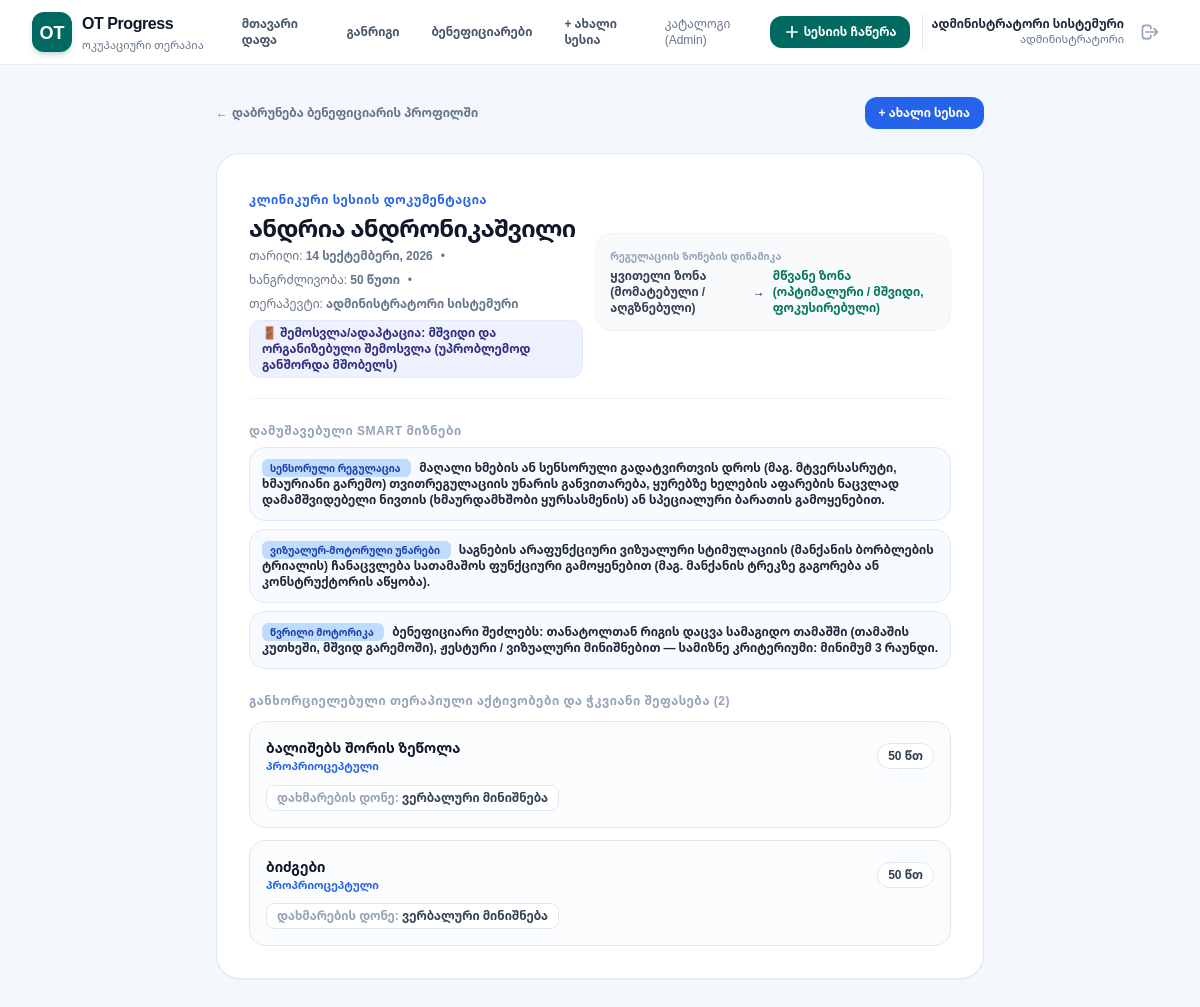
Before: /sessions/13/ (signed in) with the older database file.
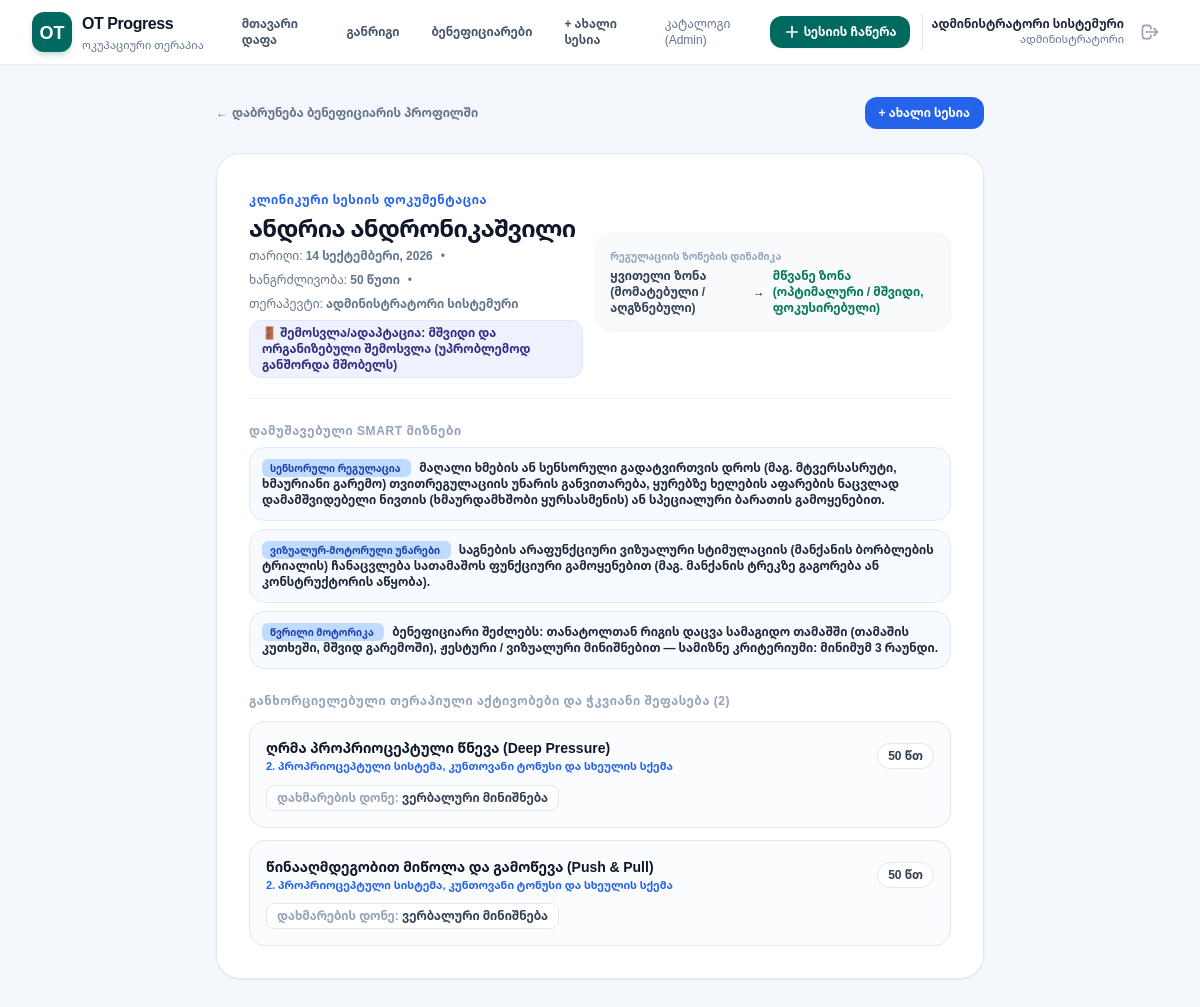
After: the same page with the newer database file.
### core/models.py (models this page shows, shortened)
class SessionSensoryActivity(models.Model):
    INTENSITY_CHOICES = [
        ("low", "მსუბუქი / დაბალი"),
        ("medium", "ზომიერი / საშუალო"),
        ("high", "მაღალი დატვირთვა"),
    ]
    ASSISTANCE_CHOICES = [
        ("independent", "დამოუკიდებლად (100%)"),
        ("environmental", "გარემოს ადაპტაცია / ვიზუალური სქემა"),
        ("verbal", "ვერბალური მინიშნება"),
        ("gestural_modeling", "ჟესტური მინიშნება / მოდელირება (ჩვენება)"),
        ("minimal", "მცირე ფიზიკური დახმარება"),
        ("moderate", "ნაწილობრივი ფიზიკური დახმარება"),
        ("maximal", "დიდი ფიზიკური დახმარება (Hand-over-hand)"),
        ("full", "სრული ფიზიკური მართვა"),
    ]
    ACTIVITY_START_CHOICES = [
        ("independent", "თვითონ იწყებს (დამოუკიდებლად)"),
        ("cue", "ვიზუალური/ვერბალური მინიშნებით"),
        ("assisted", "საჭიროებს ფიზიკურ ბიძგს"),
    ]
    DIRECTION_CHOICES = [
        ("none", "არ გამოიყენება"),
        ("forward", "წინ-უკან (სწორხაზოვანი)"),
        ("backward", "უკან"),
        ("left", "გვერდითი (ლატერალური)"),
        ("right", "მარჯვნივ"),
        ("up", "ვერტიკალური (ზემოთ-ქვემოთ)"),
        ("down", "ქვემოთ"),
        ("circular", "როტაციული (წრიული)"),
        ("various", "მულტი-მიმართულებითი"),
    ]
    SPEED_CHOICES = [
        ("none", "არ გამოიყენება"),
        ("slow", "ნელი და რიტმული (დამამშვიდებელი)"),
        ("medium", "ზომიერი ტემპი"),
        ("fast", "ცვალებადი / სწრაფი (მასტიმულირებელი)"),
    ]
    INTEROCEPTION_CHOICES = [
        ("none", "არ გამოიყენება"),
        ("self_expressed", "დამოუკიდებლად გამოხატა/დაასახელა"),
        ("cued_recognized", "თერაპევტის მინიშნების შემდეგ ამოიცნო"),
        ("observed", "მხოლოდ თერაპევტმა შეამჩნია გარეგანი ნიშნებით"),
    ]
    session = models.ForeignKey(
        Session,
        on_delete=models.CASCADE,
        related_name="sensory_activities",
        verbose_name="სესია"
    )
    sensory_activity = models.ForeignKey(
        SensoryActivity,
        on_delete=models.CASCADE,
        related_name="session_activities",
        verbose_name="სენსორული აქტივობა"
    )
    duration_minutes = models.PositiveIntegerField(default=10, verbose_name="ხანგრძლივობა (წთ)")
    intensity = models.CharField(
        max_length=20,
        choices=INTENSITY_CHOICES,
        default="medium",
        verbose_name="ინტენსივობა"
    )
    repetition_count = models.PositiveIntegerField(default=1, verbose_name="გამეორება")
    assistance_level = models.CharField(
        max_length=30,
        choices=ASSISTANCE_CHOICES,
        default="verbal",
        verbose_name="დახმარების დონე"
    )
    activity_start = models.CharField(
        max_length=20,
        choices=ACTIVITY_START_CHOICES,
        default="cue",
        verbose_name="აქტივობის დაწყება"
    )
    movement_direction = models.CharField(
        max_length=20,
        choices=DIRECTION_CHOICES,
        default="none",
        verbose_name="მოძრაობის მიმართულება"
    )
    speed = models.CharField(
        max_length=20,
        choices=SPEED_CHOICES,
        default="none",
        verbose_name="სიჩქარე"
    )
    interoception_mode = models.CharField(
        max_length=25,
        choices=INTEROCEPTION_CHOICES,
        default="none",
        verbose_name="ინტერცეპციის ფიქსაცია"
    )
    evaluation_data = models.JSONField(
        default=dict,
        blank=True,
        verbose_name="ჭკვიანი შეფასების პარამეტრები"
    )
    responses = models.ManyToManyField(
        SensoryResponse,
        blank=True,
        related_name="session_activities",
        verbose_name="ბავშვის რეაქციები"
    )
    notes = models.CharField(max_length=255, blank=True, verbose_name="შენიშვნა")
    class Meta:
        verbose_name = "სესიის აქტივობა"
        verbose_name_plural = "სესიის აქტივობები"
    @property
    def smart_badges(self):
        if not self.evaluation_data or not isinstance(self.evaluation_data, dict):
            return []

class SensoryActivity(models.Model):
    sensory_system = models.ForeignKey(
        SensorySystem,
        on_delete=models.CASCADE,
        related_name="activities",
        verbose_name="სენსორული სისტემა"
    )
    name = models.CharField(max_length=150, verbose_name="აქტივობის დასახელება")
    description = models.TextField(blank=True, verbose_name="აღწერა")
    is_active = models.BooleanField(default=True, verbose_name="აქტიურია")
    class Meta:
        verbose_name = "თერაპიული/სენსორული აქტივობა"
        verbose_name_plural = "თერაპიული/სენსორული აქტივობები"
        ordering = ["sensory_system", "id"]
        unique_together = ["sensory_system", "name"]

class SensorySystem(models.Model):
    CATEGORY_CHOICES = [
        ("movement", "ვესტიბულარული, პროპრიოცეპტული და სხეულის რეგულაცია"),
        ("tactile_sensory", "ტაქტილური, აუდიტორული, ვიზუალური და ორო-მოტორული სენსორიკა"),
        ("praxis_motor", "პრაქსისი, უხეში და წვრილი მოტორიკა"),
        ("environment", "თვითმოვლა (ADL), თამაში, აღმასრულებელი უნარები და ინტეროცეფცია"),
    ]
    EVALUATION_SCHEMA_CHOICES = [
        ("vestibular", "ვესტიბულარული და პოსტურალური (ვექტორი, ტემპი, რეაქცია)"),
        ("proprioceptive", "პროპრიოცეპტული და სხეულის სქემა (დატვირთვა, ძალის გრადაცია, ეფექტი)"),
        ("tactile", "ტაქტილური და ჰაპტიკური (კონტაქტის ფორმა, ტოლერანტობა, დისკრიმინაცია)"),
        ("sensory_perception", "აუდიტორული, ვიზუალური და ორო-მოტორული (მოდულაცია და აღქმა)"),
        ("praxis_gross", "პრაქსისი და უხეში მოტორიკა (პრაქსისის ფაზა, დახმარების დონე, ხარისხი)"),
        ("fine_motor", "წვრილი მოტორიკა და გრაფომოტორიკა (ჩაჭიდება, დახმარების დონე, სიზუსტე)"),
        ("adl_play", "თვითმოვლა (ADL), თამაში და აღმასრულებელი (ინიცირება, დახმარების 6 დონე)"),
        ("interoception", "ინტეროცეფცია და თვითრეგულაცია (გაცნობიერება, სტრატეგიის გამოყენება)"),
    ]
    name = models.CharField(max_length=150, unique=True, verbose_name="დასახელება")
    slug = models.SlugField(max_length=100, unique=True, verbose_name="სლაგი")
    category = models.CharField(
        max_length=30,
        choices=CATEGORY_CHOICES,
        default="movement",
        verbose_name="კატეგორია"
    )
    evaluation_schema = models.CharField(
        max_length=30,
        choices=EVALUATION_SCHEMA_CHOICES,
        default="sensory_perception",
        verbose_name="ჭკვიანი შეფასების სქემა"
    )
    icon = models.CharField(max_length=50, blank=True, verbose_name="ხატულა/სიმბოლო")
    description = models.TextField(blank=True, verbose_name="აღწერა")
    order = models.PositiveIntegerField(default=0, verbose_name="თანმიმდევრობა")
    class Meta:
        verbose_name = "თერაპიული/სენსორული მიმართულება"
        verbose_name_plural = "თერაპიული/სენსორული მიმართულებები"
        ordering = ["order", "name"]

### core/views.py (the view)
# urls.py: path("sessions/<int:session_id>/", views.session_detail_view, name="session_detail"),
@login_required
def session_detail_view(request, session_id):
    session = get_object_or_404(Session, id=session_id)
    if not can_access_beneficiary(request.user, session.beneficiary):
        return HttpResponseForbidden()
    return render(request, "core/session_detail.html", {"session": session})

### core/models.py (called while the page is built)
    def __str__(self):
        full_name = self.user.get_full_name()
        return full_name if full_name else self.user.username

    @property
    def full_name(self):
        return f"{self.first_name} {self.last_name}"

### core/views.py (called while the page is built)
def is_admin_user(user):
    if not user or not user.is_authenticated:
        return False
    if user.is_superuser:
        return True
    profile = get_or_create_therapist(user)
    return bool(profile and profile.is_admin_role)

def can_access_beneficiary(user, beneficiary):
    if not user or not user.is_authenticated:
        return False
    if is_admin_user(user):
        return True
    profile = get_or_create_therapist(user)
    if not profile or not beneficiary:
        return False
    return beneficiary.is_assigned_to(profile)

### templates/core/session_detail.html (shortened to what the changed rows need)
{% extends "base.html" %}
{% block content %}
<div class="max-w-3xl mx-auto py-2 space-y-6">
    <div class="bg-white rounded-3xl p-6 sm:p-8 border border-slate-200 shadow-sm space-y-6">
        <div class="flex flex-col sm:flex-row sm:items-center justify-between gap-3 pb-5 border-b border-slate-100">
            <div>
                <h1 class="text-2xl font-black text-slate-900 tracking-tight mt-0.5">
                    {{ session.beneficiary.full_name }}
                </h1>
            </div>
        </div>
        {% if session.session_goals.all %}
        <div>
            <h2 class="text-xs font-black uppercase tracking-wider text-slate-400 mb-2">
                დამუშავებული SMART მიზნები
            </h2>
        </div>
        {% endif %}
        <div>
            <h2 class="text-xs font-black uppercase tracking-wider text-slate-400 mb-3">
                განხორციელებული თერაპიული აქტივობები და ჭკვიანი შეფასება ({{ session.sensory_activities.count }})
            </h2>
            <div class="space-y-3">
                {% for sa in session.sensory_activities.all %}
                <div class="p-4 rounded-2xl border border-slate-200 bg-slate-50/50 space-y-2.5">
                    <div class="flex items-start sm:items-center justify-between gap-2">
                        <div>
                            <div class="text-sm font-bold text-slate-900">{{ sa.sensory_activity.name }}</div>
                            <div class="text-[11px] font-semibold text-blue-600">{{ sa.sensory_activity.sensory_system.name }}</div>
                        </div>
                        <span class="px-2.5 py-1 rounded-full bg-white border border-slate-200 text-xs font-bold text-slate-700 shrink-0">
                            {{ sa.duration_minutes }} წთ
                        </span>
                    </div>
                    <div class="flex flex-wrap gap-2 text-xs">
                        <span class="px-2.5 py-1 rounded-lg bg-white border border-slate-200 text-slate-700">
                            <span class="text-slate-400 font-semibold">დახმარების დონე:</span> <strong>{{ sa.get_assistance_level_display }}</strong>
                        </span>
                    </div>
                </div>
                {% empty %}
                <div class="text-xs text-slate-400 py-3">აქტივობები არ იყო მონიშნული.</div>
                {% endfor %}
            </div>
        </div>
    </div>
</div>
{% endblock %}

Changed rows visible on the page:
changed SessionSensoryActivity: sensory_activity.name "ბალიშებს შორის ზეწოლა" → "ღრმა პროპრიოცეპტული წნევა (Deep Pressure)"; sensory_activity.sensory_system.name "პროპრიოცეპტული" → "2. პროპრიოცეპტული სისტემა, კუნთოვანი ტონუსი და სხეულის სქემა"
changed SessionSensoryActivity: sensory_activity.name "ბიძგები" → "წინააღმდეგობით მიწოლა და გამოწევა (Push & Pull)"; sensory_activity.sensory_system.name "პროპრიოცეპტული" → "2. პროპრიოცეპტული სისტემა, კუნთოვანი ტონუსი და სხეულის სქემა"
